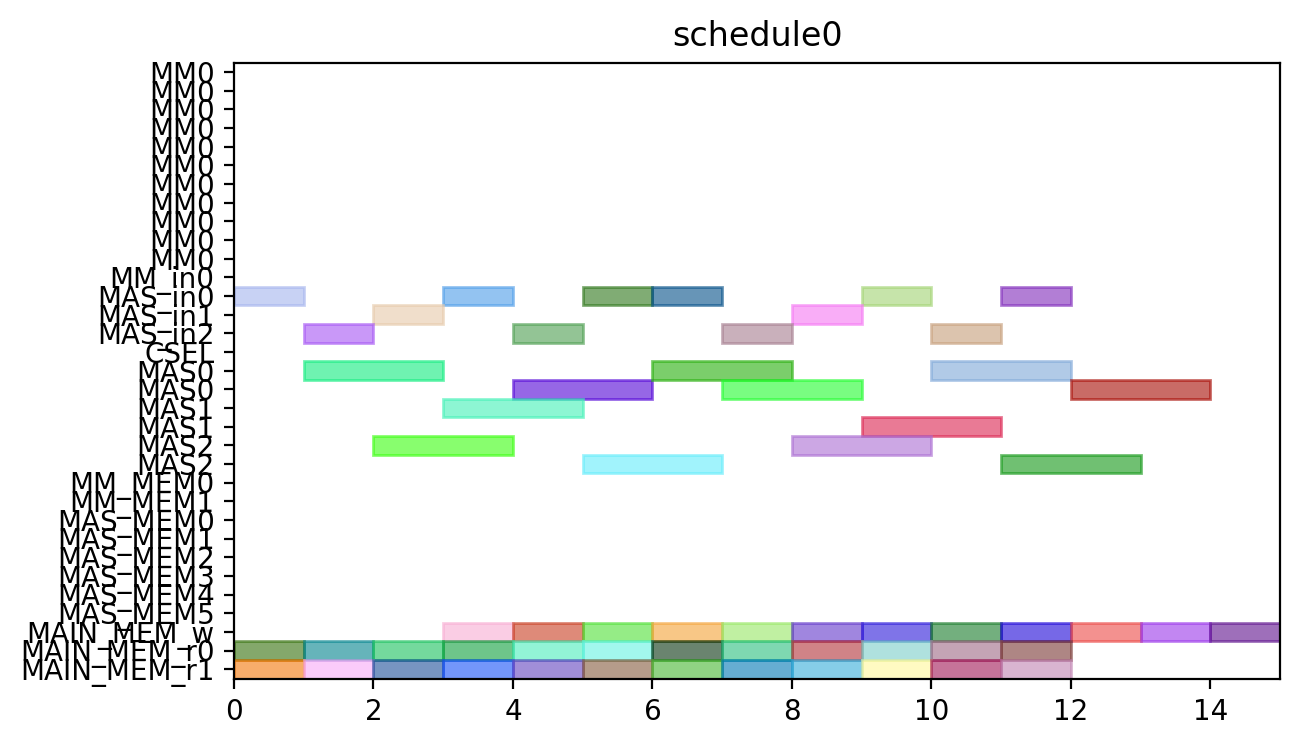

The script that drew this image:
from pyschedule import Scenario, solvers, plotters, alt


def solve():
	horizon = 120
	S = Scenario("schedule0", horizon=horizon)

	# resource
	MM = S.Resources('MM', num=1, size=11)
	MM_in = S.Resources('MM_in', num=1)
	MAS_in = S.Resources('MAS_in', num=3)
	CSEL = S.Resource('CSEL')
	MAS = S.Resources('MAS', num=3, size=2, periods=range(1, horizon))
	MM_MEM = S.Resources('MM_MEM', num=2)
	MAS_MEM = S.Resources('MAS_MEM', num=6)
	MAIN_MEM_w = S.Resource('MAIN_MEM_w', size=1)
	MAIN_MEM_r = S.Resources('MAIN_MEM_r', num=2)

	# result of previous scheduling

	# new tasks
	c000 = S.Task('c000', length=2, delay_cost=1)
	c000 += alt(MAS)
	c000_in = S.Task('c000_in', length=1, delay_cost=1)
	c000_in += alt(MAS_in)
	S += c000_in*MAS_in[0]<=c000*MAS[0]

	S += c000_in*MAS_in[1]<=c000*MAS[1]

	S += c000_in*MAS_in[2]<=c000*MAS[2]

	S += 0<c000

	c000_w = S.Task('c000_w', length=1, delay_cost=1)
	c000_w += alt(MAIN_MEM_w)
	S += c000 <= c000_w

	c000_mem0 = S.Task('c000_mem0', length=1, delay_cost=1)
	c000_mem0 += MAIN_MEM_r[0]
	S += c000_mem0 <= c000

	c000_mem1 = S.Task('c000_mem1', length=1, delay_cost=1)
	c000_mem1 += MAIN_MEM_r[1]
	S += c000_mem1 <= c000

	c001 = S.Task('c001', length=2, delay_cost=1)
	c001 += alt(MAS)
	c001_in = S.Task('c001_in', length=1, delay_cost=1)
	c001_in += alt(MAS_in)
	S += c001_in*MAS_in[0]<=c001*MAS[0]

	S += c001_in*MAS_in[1]<=c001*MAS[1]

	S += c001_in*MAS_in[2]<=c001*MAS[2]

	S += 0<c001

	c001_w = S.Task('c001_w', length=1, delay_cost=1)
	c001_w += alt(MAIN_MEM_w)
	S += c001 <= c001_w

	c001_mem0 = S.Task('c001_mem0', length=1, delay_cost=1)
	c001_mem0 += MAIN_MEM_r[0]
	S += c001_mem0 <= c001

	c001_mem1 = S.Task('c001_mem1', length=1, delay_cost=1)
	c001_mem1 += MAIN_MEM_r[1]
	S += c001_mem1 <= c001

	c010 = S.Task('c010', length=2, delay_cost=1)
	c010 += alt(MAS)
	c010_in = S.Task('c010_in', length=1, delay_cost=1)
	c010_in += alt(MAS_in)
	S += c010_in*MAS_in[0]<=c010*MAS[0]

	S += c010_in*MAS_in[1]<=c010*MAS[1]

	S += c010_in*MAS_in[2]<=c010*MAS[2]

	S += 0<c010

	c010_w = S.Task('c010_w', length=1, delay_cost=1)
	c010_w += alt(MAIN_MEM_w)
	S += c010 <= c010_w

	c010_mem0 = S.Task('c010_mem0', length=1, delay_cost=1)
	c010_mem0 += MAIN_MEM_r[0]
	S += c010_mem0 <= c010

	c010_mem1 = S.Task('c010_mem1', length=1, delay_cost=1)
	c010_mem1 += MAIN_MEM_r[1]
	S += c010_mem1 <= c010

	c011 = S.Task('c011', length=2, delay_cost=1)
	c011 += alt(MAS)
	c011_in = S.Task('c011_in', length=1, delay_cost=1)
	c011_in += alt(MAS_in)
	S += c011_in*MAS_in[0]<=c011*MAS[0]

	S += c011_in*MAS_in[1]<=c011*MAS[1]

	S += c011_in*MAS_in[2]<=c011*MAS[2]

	S += 0<c011

	c011_w = S.Task('c011_w', length=1, delay_cost=1)
	c011_w += alt(MAIN_MEM_w)
	S += c011 <= c011_w

	c011_mem0 = S.Task('c011_mem0', length=1, delay_cost=1)
	c011_mem0 += MAIN_MEM_r[0]
	S += c011_mem0 <= c011

	c011_mem1 = S.Task('c011_mem1', length=1, delay_cost=1)
	c011_mem1 += MAIN_MEM_r[1]
	S += c011_mem1 <= c011

	c100 = S.Task('c100', length=2, delay_cost=1)
	c100 += alt(MAS)
	c100_in = S.Task('c100_in', length=1, delay_cost=1)
	c100_in += alt(MAS_in)
	S += c100_in*MAS_in[0]<=c100*MAS[0]

	S += c100_in*MAS_in[1]<=c100*MAS[1]

	S += c100_in*MAS_in[2]<=c100*MAS[2]

	S += 0<c100

	c100_w = S.Task('c100_w', length=1, delay_cost=1)
	c100_w += alt(MAIN_MEM_w)
	S += c100 <= c100_w

	c100_mem0 = S.Task('c100_mem0', length=1, delay_cost=1)
	c100_mem0 += MAIN_MEM_r[0]
	S += c100_mem0 <= c100

	c100_mem1 = S.Task('c100_mem1', length=1, delay_cost=1)
	c100_mem1 += MAIN_MEM_r[1]
	S += c100_mem1 <= c100

	c101 = S.Task('c101', length=2, delay_cost=1)
	c101 += alt(MAS)
	c101_in = S.Task('c101_in', length=1, delay_cost=1)
	c101_in += alt(MAS_in)
	S += c101_in*MAS_in[0]<=c101*MAS[0]

	S += c101_in*MAS_in[1]<=c101*MAS[1]

	S += c101_in*MAS_in[2]<=c101*MAS[2]

	S += 0<c101

	c101_w = S.Task('c101_w', length=1, delay_cost=1)
	c101_w += alt(MAIN_MEM_w)
	S += c101 <= c101_w

	c101_mem0 = S.Task('c101_mem0', length=1, delay_cost=1)
	c101_mem0 += MAIN_MEM_r[0]
	S += c101_mem0 <= c101

	c101_mem1 = S.Task('c101_mem1', length=1, delay_cost=1)
	c101_mem1 += MAIN_MEM_r[1]
	S += c101_mem1 <= c101

	c110 = S.Task('c110', length=2, delay_cost=1)
	c110 += alt(MAS)
	c110_in = S.Task('c110_in', length=1, delay_cost=1)
	c110_in += alt(MAS_in)
	S += c110_in*MAS_in[0]<=c110*MAS[0]

	S += c110_in*MAS_in[1]<=c110*MAS[1]

	S += c110_in*MAS_in[2]<=c110*MAS[2]

	S += 0<c110

	c110_w = S.Task('c110_w', length=1, delay_cost=1)
	c110_w += alt(MAIN_MEM_w)
	S += c110 <= c110_w

	c110_mem0 = S.Task('c110_mem0', length=1, delay_cost=1)
	c110_mem0 += MAIN_MEM_r[0]
	S += c110_mem0 <= c110

	c110_mem1 = S.Task('c110_mem1', length=1, delay_cost=1)
	c110_mem1 += MAIN_MEM_r[1]
	S += c110_mem1 <= c110

	c111 = S.Task('c111', length=2, delay_cost=1)
	c111 += alt(MAS)
	c111_in = S.Task('c111_in', length=1, delay_cost=1)
	c111_in += alt(MAS_in)
	S += c111_in*MAS_in[0]<=c111*MAS[0]

	S += c111_in*MAS_in[1]<=c111*MAS[1]

	S += c111_in*MAS_in[2]<=c111*MAS[2]

	S += 0<c111

	c111_w = S.Task('c111_w', length=1, delay_cost=1)
	c111_w += alt(MAIN_MEM_w)
	S += c111 <= c111_w

	c111_mem0 = S.Task('c111_mem0', length=1, delay_cost=1)
	c111_mem0 += MAIN_MEM_r[0]
	S += c111_mem0 <= c111

	c111_mem1 = S.Task('c111_mem1', length=1, delay_cost=1)
	c111_mem1 += MAIN_MEM_r[1]
	S += c111_mem1 <= c111

	c200 = S.Task('c200', length=2, delay_cost=1)
	c200 += alt(MAS)
	c200_in = S.Task('c200_in', length=1, delay_cost=1)
	c200_in += alt(MAS_in)
	S += c200_in*MAS_in[0]<=c200*MAS[0]

	S += c200_in*MAS_in[1]<=c200*MAS[1]

	S += c200_in*MAS_in[2]<=c200*MAS[2]

	S += 0<c200

	c200_w = S.Task('c200_w', length=1, delay_cost=1)
	c200_w += alt(MAIN_MEM_w)
	S += c200 <= c200_w

	c200_mem0 = S.Task('c200_mem0', length=1, delay_cost=1)
	c200_mem0 += MAIN_MEM_r[0]
	S += c200_mem0 <= c200

	c200_mem1 = S.Task('c200_mem1', length=1, delay_cost=1)
	c200_mem1 += MAIN_MEM_r[1]
	S += c200_mem1 <= c200

	c201 = S.Task('c201', length=2, delay_cost=1)
	c201 += alt(MAS)
	c201_in = S.Task('c201_in', length=1, delay_cost=1)
	c201_in += alt(MAS_in)
	S += c201_in*MAS_in[0]<=c201*MAS[0]

	S += c201_in*MAS_in[1]<=c201*MAS[1]

	S += c201_in*MAS_in[2]<=c201*MAS[2]

	S += 0<c201

	c201_w = S.Task('c201_w', length=1, delay_cost=1)
	c201_w += alt(MAIN_MEM_w)
	S += c201 <= c201_w

	c201_mem0 = S.Task('c201_mem0', length=1, delay_cost=1)
	c201_mem0 += MAIN_MEM_r[0]
	S += c201_mem0 <= c201

	c201_mem1 = S.Task('c201_mem1', length=1, delay_cost=1)
	c201_mem1 += MAIN_MEM_r[1]
	S += c201_mem1 <= c201

	c210 = S.Task('c210', length=2, delay_cost=1)
	c210 += alt(MAS)
	c210_in = S.Task('c210_in', length=1, delay_cost=1)
	c210_in += alt(MAS_in)
	S += c210_in*MAS_in[0]<=c210*MAS[0]

	S += c210_in*MAS_in[1]<=c210*MAS[1]

	S += c210_in*MAS_in[2]<=c210*MAS[2]

	S += 0<c210

	c210_w = S.Task('c210_w', length=1, delay_cost=1)
	c210_w += alt(MAIN_MEM_w)
	S += c210 <= c210_w

	c210_mem0 = S.Task('c210_mem0', length=1, delay_cost=1)
	c210_mem0 += MAIN_MEM_r[0]
	S += c210_mem0 <= c210

	c210_mem1 = S.Task('c210_mem1', length=1, delay_cost=1)
	c210_mem1 += MAIN_MEM_r[1]
	S += c210_mem1 <= c210

	c211 = S.Task('c211', length=2, delay_cost=1)
	c211 += alt(MAS)
	c211_in = S.Task('c211_in', length=1, delay_cost=1)
	c211_in += alt(MAS_in)
	S += c211_in*MAS_in[0]<=c211*MAS[0]

	S += c211_in*MAS_in[1]<=c211*MAS[1]

	S += c211_in*MAS_in[2]<=c211*MAS[2]

	S += 0<c211

	c211_w = S.Task('c211_w', length=1, delay_cost=1)
	c211_w += alt(MAIN_MEM_w)
	S += c211 <= c211_w

	c211_mem0 = S.Task('c211_mem0', length=1, delay_cost=1)
	c211_mem0 += MAIN_MEM_r[0]
	S += c211_mem0 <= c211

	c211_mem1 = S.Task('c211_mem1', length=1, delay_cost=1)
	c211_mem1 += MAIN_MEM_r[1]
	S += c211_mem1 <= c211

	solvers.mip.solve(S,msg=1,kind='CPLEX',ratio_gap=1.01)

	solution = [['hoge']*len(S.solution()[1]) for i in range(len(S.solution()))]
	for i in range(len(S.solution())):
		for j in range(len(S.solution()[i])):
			solution[i][j]=str(S.solution()[i][j])
	print(solution)

	cycles = int(solution[-1][3])

	pic_file_name = "/mnt/rose/usr1/fukuda/ABE/multiRAM_multiMAS_16mux/scheduling_result/stage11MM1_stage2MAS3/CONJ/schedule0.png"
	if(S.solution() != []):
		plotters.matplotlib.plot(S,img_filename=pic_file_name, show_task_labels=False, fig_size=(cycles*0.25+3, 4))

	return solution
